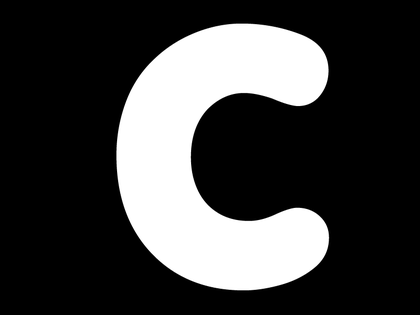
%> input picture letters and features/c/0.png, 420 x 315 px, shrunk from 800 x 600 before the run; its folder holds only this picture in this run
$ octave getChainCodeDescriptor.m   (GNU Octave 9; MATLAB toolbox functions it lacks are replaced by stand-ins)
%> lines starting %> are read from the running program, lines starting %| are printed output that depends on the picture; in (x1, y1, x2, y2) boxes, pixels count from 0 and x2, y2 are one past the last pixel; in counts of white or black regions, pixels touching at a corner belong together; the program's own positions count from 1
clear all
close all

input_folder = '.\letters and features\c';
output_folder = '.\letters and features\c\Chain code';
shapes_files = dir(fullfile(input_folder, '*.png'));

for file_ind = 1:size(shapes_files,1)

    filename = shapes_files(file_ind).name;
    im = imread(fullfile(input_folder,filename));
%> im is the input picture: size 315x420x3 uint8; min 0, max 255, mean 63.6
    [path, feature_file, ext] = fileparts(filename);

    % get the binary image from rgb
    im = rgb2gray(im);
%> im: size 315x420 uint8
    [r_b, c_b] = find(im < 128);
%> r_b = 99341 values from 1 to 315; c_b = 99341 values from 1 to 420
    [r_w, c_w] = find(im > 127);
%> r_w = 32959 values from 25 to 290; c_w = 32959 values from 117 to 329
    for i = 1:size(r_b,1)
        im(r_b(i),c_b(i)) = 1;
    end
    for i = 1:size(r_w,1)
        im(r_w(i),c_w(i)) = 0;
    end
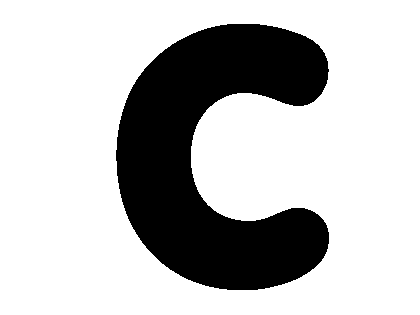
%> im: size 315x420 uint8; values 0 (black) and 1 (white), 75.1% white; 1 black region, box (x1, y1, x2, y2) and area: (116, 24, 329, 290) 32959
    % im = im2bw(im,0.5);
%     imshow(im,[]);
%     title('binary image');

    [B,L] = bwboundaries(im, 8);
%> B = 2 boundaries; box (x1, y1, x2, y2) and points: (0, 0, 420, 315) 1467, (116, 24, 329, 290) 943

    imshow(label2rgb(L, @jet, [.5 .5 .5]))
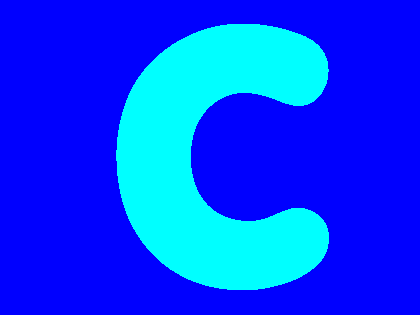
%> displayed picture: size 315x420x3, on the screen's scale of 0 to 255; mean R, G, B 0, 63.5, 255
    hold on
    for k = 1:length(B)
        boundary = B{k};
        plot(boundary(:,2), boundary(:,1), 'w', 'LineWidth', 2)
    end
%> this loop made 2 passes
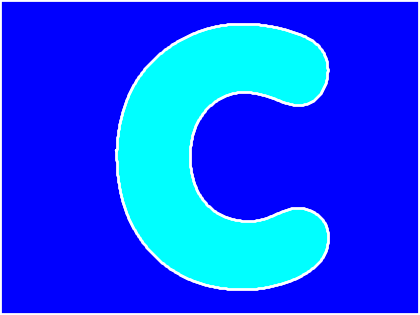
%> figure redrawn from the program's plot data

    % for this specific data set, synthetic s
    if length(B) > 1
        boundary = B{2};
%> boundary = 943 rows, first 12: [151 117; 150 118; 149 118; 148 118; 147 118; 146 118; 145 118; 144 118; 143 118; 142 118; 141 118; 140 118]
    else
        boundary = B{1};
    end

%> (the run ends here)

$ run again, on letters and features/c/135.png
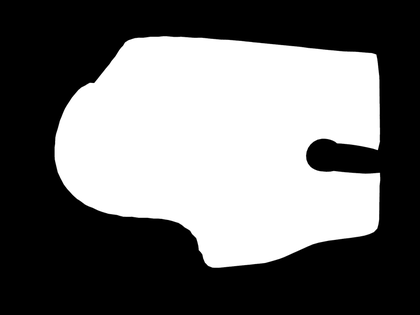
%> input picture letters and features/c/135.png, 420 x 315 px, shrunk from 800 x 600 before the run
%> im is the input picture: size 315x420x3 uint8; min 0, max 255, mean 110.3
%> r_b = 75099 values from 1 to 315; c_b = 75099 values from 1 to 420
%> r_w = 57201 values from 37 to 268; c_w = 57201 values from 56 to 380
%> after the loop `for i = 1:size(r_w,1)`:
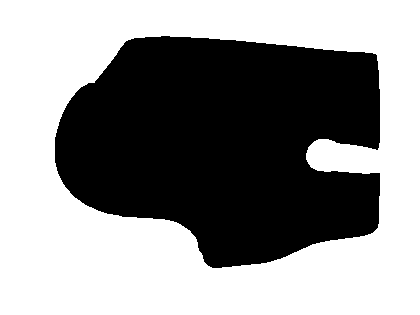
%> im: size 315x420 uint8; values 0 (black) and 1 (white), 56.8% white; 1 black region, box (x1, y1, x2, y2) and area: (55, 36, 380, 268) 57201
%> B = 2 boundaries; box (x1, y1, x2, y2) and points: (0, 0, 420, 315) 1467, (55, 36, 380, 268) 1042
%> the loop `for k = 1:length(B)` made 2 passes
%> after the loop `for k = 1:length(B)`:
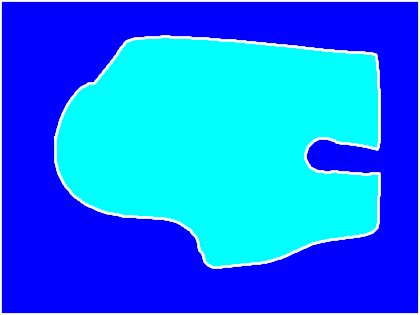
%> figure redrawn from the program's plot data
%> boundary = 1042 rows, first 12: [138 56; 137 57; 136 57; 135 57; 134 57; 133 58; 132 58; 131 58; 130 58; 129 59; 128 59; 127 59]

$ run again, on letters and features/c/14.png
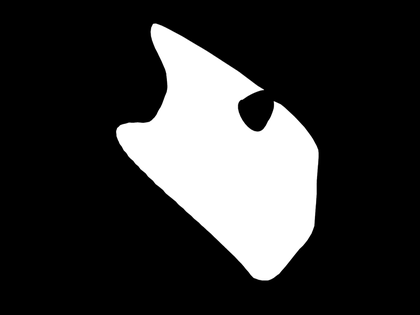
%> input picture letters and features/c/14.png, 420 x 315 px, shrunk from 800 x 600 before the run
%> im is the input picture: size 315x420x3 uint8; min 0, max 255, mean 52.4
%> r_b = 105092 values from 1 to 315; c_b = 105092 values from 1 to 420
%> r_w = 27208 values from 25 to 280; c_w = 27208 values from 117 to 319
%> after the loop `for i = 1:size(r_w,1)`:
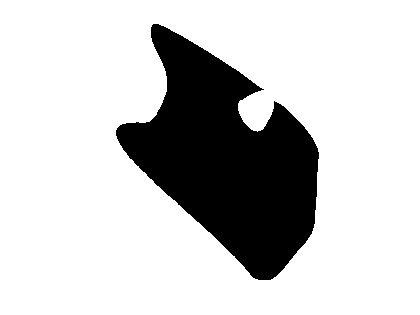
%> im: size 315x420 uint8; values 0 (black) and 1 (white), 79.4% white; 1 black region, box (x1, y1, x2, y2) and area: (116, 24, 319, 280) 27208
%> B = 2 boundaries; box (x1, y1, x2, y2) and points: (0, 0, 420, 315) 1467, (116, 24, 319, 280) 697
%> the loop `for k = 1:length(B)` made 2 passes
%> after the loop `for k = 1:length(B)`:
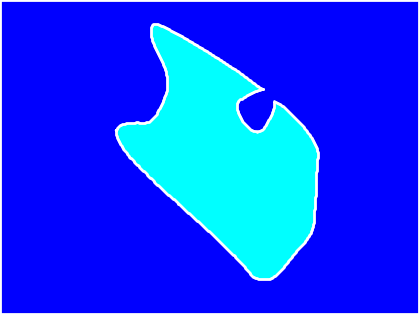
%> figure redrawn from the program's plot data
%> boundary = 697 rows, first 12: [131 117; 130 118; 129 118; 128 119; 127 120; 126 121; 126 122; 125 123; 125 124; 125 125; 125 126; 124 127]
